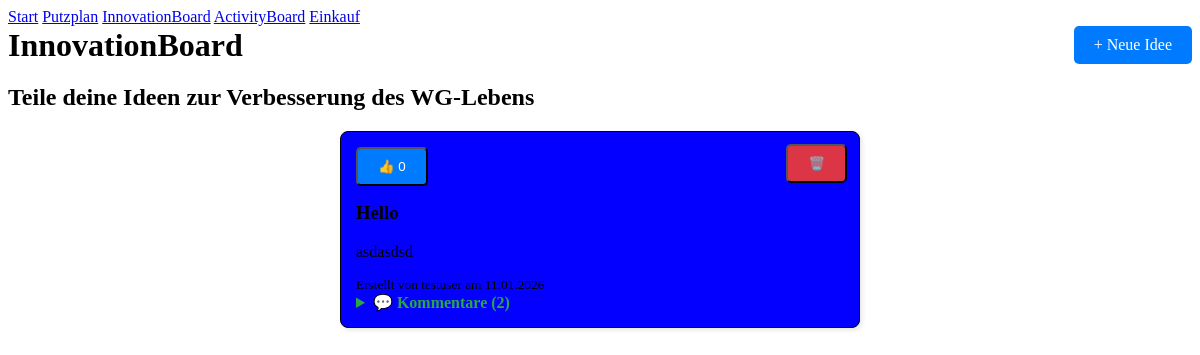
Page /innovationboard/ (signed in) on the earlier database version.
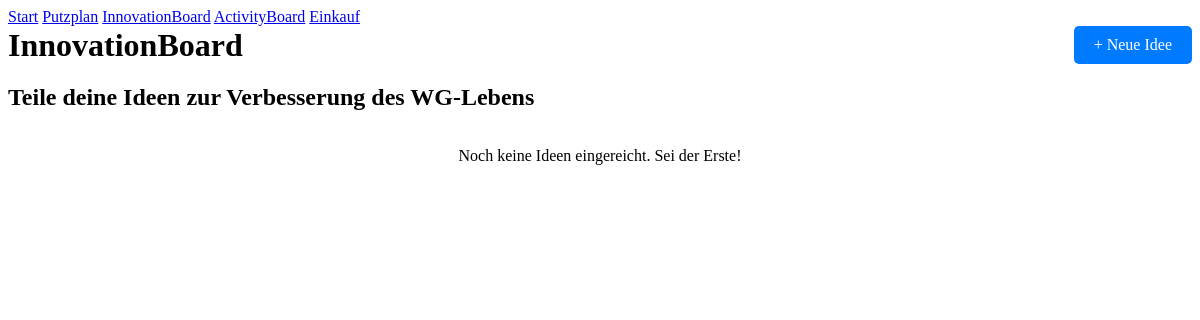
Same page on the later database version.
### db.py (models this page shows)
class Idea(db.Model):
    __tablename__ = 'IDEA'
    idea_id = db.Column(db.Integer, primary_key=True, index=True)
    wg_id = db.Column(db.Integer, db.ForeignKey('WG.wg_id'), nullable=False)
    created_by = db.Column(db.Integer, db.ForeignKey('USER.user_id'), nullable=False)
    title = db.Column(db.String, nullable=False)
    description = db.Column(db.Text)
    created_at = db.Column(db.DateTime, server_default=db.func.now())
    updated_at = db.Column(db.DateTime, onupdate=db.func.now())
    status = db.Column(db.String)
    color = db.Column(db.String(7), nullable=False, default="#ffffff")
    wg = db.relationship('Wg', back_populates='ideas')
    creator = db.relationship('User', back_populates='ideas', foreign_keys=[created_by])
    comments = db.relationship('Idea_Comment', back_populates='idea', cascade='all, delete-orphan')
    likes = db.relationship('Idea_Like', back_populates='idea', cascade='all, delete-orphan')

class User(db.Model):
    __tablename__ = 'USER'
    user_id = db.Column(db.Integer, primary_key=True, index=True, unique=True)
    username = db.Column(db.String, nullable=False, unique=True)
    password_hash = db.Column(db.String, nullable=False, unique=True)
    email = db.Column(db.String, nullable=False, unique=True)
    role = db.Column(db.String, nullable=False)
    wg_id = db.Column(db.Integer, db.ForeignKey('WG.wg_id'), nullable=True)
    wg = db.relationship('Wg', back_populates='users')
    cleaning_tasks = db.relationship('CleaningTask', back_populates='assigned_user')
    activities_created = db.relationship('Activity', back_populates='creator')
    ideas = db.relationship('Idea', back_populates='creator',foreign_keys='Idea.created_by')
    idea_comments = db.relationship('Idea_Comment', back_populates='user')
    idea_likes = db.relationship('Idea_Like', back_populates='user')
    added_items = db.relationship('ShoppingItem', foreign_keys='ShoppingItem.added_by', back_populates='added_by_user')
    assigned_items = db.relationship('ShoppingItem', foreign_keys='ShoppingItem.assigned_to', back_populates='assigned_to_user')
    joined_activities = db.relationship(
        "Activity",
        secondary=activity_participants,
        back_populates="participants"
    )  #joined_activities

### app.py (the view, shortened to what this page needs)
@app.route("/innovationboard/", methods=['GET', 'POST'])
def innovation_board():
    if 'user_id' not in session:
        return redirect(url_for('login'))
    form = InnovationForm()
    all_users = User.query.all()
    ideas = (Idea.query
             .filter_by(wg_id=1)   #wg_id = user.wg_id
             .options(joinedload(Idea.creator))
             .order_by(Idea.created_at.desc())
             .all())
    return render_template("innovationboard.html", form=form, all_users=all_users,ideas=ideas, comment_form=CommentForm())

### templates/innovationboard.html (shortened to what this page needs)
<nav>
  <a href="{{ url_for('dashboard') }}">Start</a>
  <a href="{{ url_for('putzplan') }}">Putzplan</a>
  <a href="{{ url_for('innovation_board') }}">InnovationBoard</a>
  <a href="{{ url_for('activity_board') }}">ActivityBoard</a>
  <a href="{{ url_for('einkaufsplan') }}">Einkauf</a>
</nav>
<div style="display:flex; justify-content:space-between; align-items:center; margin-bottom: 20px;">
  <h1 style="margin:0;">InnovationBoard</h1>
  <label for="modalToggleNewIdea"
         style="cursor:pointer; padding:10px 20px; background-color:#007bff; color:white; border-radius:5px; display:inline-block;">
    + Neue Idee
  </label>
</div>
<h2>Teile deine Ideen zur Verbesserung des WG-Lebens</h2>
<div class="ideas-list">
  {% for idea in ideas %}
    <div class="idea-card" style="background-color: {{ idea.color or '#ffffff' }}; ">
      <div class="d-flex justify-content-between align-items-center mb-2">
        <form method="POST" action="{{ url_for('toggle_like', idea_id=idea.idea_id) }}" class="m-0">
          <button type="submit" class="btn btn-sm btn-outline-primary"
                  style="cursor:pointer; padding:10px 20px; background-color:#007bff; color:white; border-radius:5px; display:inline-block;">
            👍 {{ idea.likes|length }}
          </button>
        </form>
      </div>
    <div class="d-flex justify-content-end align-items-center mb-2">
        <form method="POST" action="{{ url_for('delete_idea', idea_id=idea.idea_id) }}" class="m-0">
          <button type="submit" class="delete-btn"
                  style="cursor:pointer; padding:10px 20px; background-color:#dc3545; color:white; border-radius:5px; display:inline-block;"
                  onclick="return confirm('Idee wirklich löschen?');">
            🗑️
          </button>
        </form>
    </div>
  <h3 class="mb-1">{{ idea.title }}</h3>
  <p class="idea-desc mb-2">{{ idea.description }}</p>
  <small class="text-muted">
    Erstellt von {{ idea.creator.username }} am {{ idea.created_at.strftime('%d.%m.%Y') }}
  </small>
  <details class="mt-2">
    <summary style="cursor:pointer; color:#28a745; font-weight:600;">
      💬 Kommentare ({{ idea.comments|length if idea.comments else 0 }})
    </summary>
  </details>
</div>
  {% else %}
    <p>Noch keine Ideen eingereicht. Sei der Erste!</p>
  {% endfor %}
</div>

Differences in the rows shown:
removed Idea: likes|length "0", title "Hello", description "asdasdsd", creator.username "testuser", created_at "11.01.2026", comments|length "2"
Other differences:
text now shown: "Noch keine Ideen eingereicht. Sei der Erste!"
